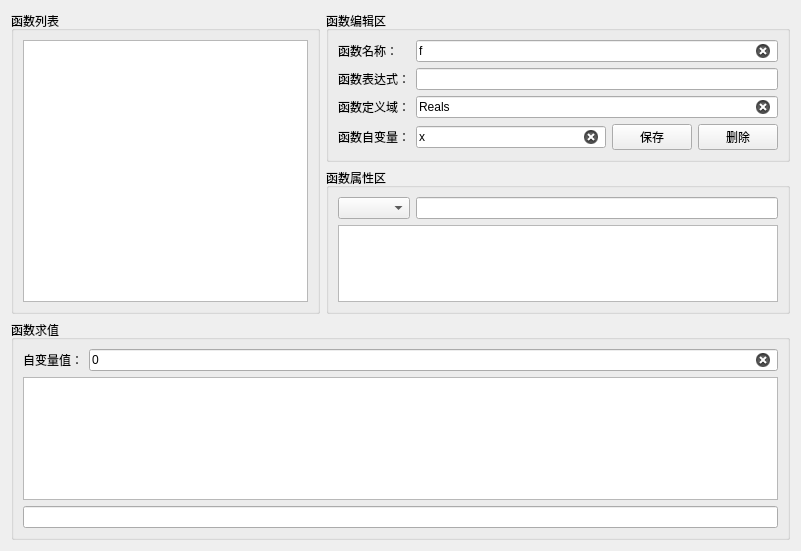
<?xml version="1.0" encoding="UTF-8"?>
<ui version="4.0">
 <class>dingyi</class>
 <widget class="QWidget" name="dingyi">
  <property name="windowModality">
   <enum>Qt::WindowModality::NonModal</enum>
  </property>
  <property name="geometry">
   <rect>
    <x>0</x>
    <y>0</y>
    <width>801</width>
    <height>551</height>
   </rect>
  </property>
  <property name="windowTitle">
   <string>Form</string>
  </property>
  <layout class="QGridLayout" name="gridLayout_6" rowstretch="1,2,3" columnstretch="2,3" columnminimumwidth="0,0">
   <item row="0" column="0" rowspan="2">
    <widget class="QGroupBox" name="groupBox_19">
     <property name="title">
      <string>函数列表</string>
     </property>
     <layout class="QGridLayout" name="gridLayout_4">
      <item row="0" column="0">
       <widget class="QListWidget" name="dingyi_hanshuliebiao"/>
      </item>
     </layout>
    </widget>
   </item>
   <item row="0" column="1">
    <widget class="QGroupBox" name="groupBox_20">
     <property name="title">
      <string>函数编辑区</string>
     </property>
     <layout class="QGridLayout" name="gridLayout_2">
      <item row="0" column="0" rowspan="2" colspan="2">
       <layout class="QGridLayout" name="gridLayout">
        <item row="3" column="2">
         <widget class="QPushButton" name="dingyi_baocun">
          <property name="text">
           <string>保存</string>
          </property>
         </widget>
        </item>
        <item row="3" column="1">
         <widget class="QLineEdit" name="dingyi_zibianliang">
          <property name="focusPolicy">
           <enum>Qt::FocusPolicy::StrongFocus</enum>
          </property>
          <property name="text">
           <string>x</string>
          </property>
          <property name="clearButtonEnabled">
           <bool>true</bool>
          </property>
         </widget>
        </item>
        <item row="0" column="0">
         <widget class="QLabel" name="label_7">
          <property name="text">
           <string>函数名称：</string>
          </property>
         </widget>
        </item>
        <item row="3" column="0">
         <widget class="QLabel" name="label_12">
          <property name="text">
           <string>函数自变量：</string>
          </property>
         </widget>
        </item>
        <item row="2" column="0">
         <widget class="QLabel" name="label_9">
          <property name="text">
           <string>函数定义域：</string>
          </property>
         </widget>
        </item>
        <item row="1" column="0">
         <widget class="QLabel" name="label_8">
          <property name="text">
           <string>函数表达式：</string>
          </property>
         </widget>
        </item>
        <item row="3" column="3">
         <widget class="QPushButton" name="dingyi_shanchu">
          <property name="text">
           <string>删除</string>
          </property>
         </widget>
        </item>
        <item row="2" column="1" colspan="3">
         <widget class="QLineEdit" name="dingyi_dingyiyu">
          <property name="text">
           <string>Reals</string>
          </property>
          <property name="clearButtonEnabled">
           <bool>true</bool>
          </property>
         </widget>
        </item>
        <item row="1" column="1" colspan="3">
         <widget class="QLineEdit" name="dingyi_biaodashi">
          <property name="clearButtonEnabled">
           <bool>true</bool>
          </property>
         </widget>
        </item>
        <item row="0" column="1" colspan="3">
         <widget class="QLineEdit" name="dingyi_mingcheng">
          <property name="text">
           <string>f</string>
          </property>
          <property name="clearButtonEnabled">
           <bool>true</bool>
          </property>
         </widget>
        </item>
       </layout>
      </item>
     </layout>
    </widget>
   </item>
   <item row="1" column="1">
    <widget class="QGroupBox" name="groupBox_21">
     <property name="title">
      <string>函数属性区</string>
     </property>
     <layout class="QGridLayout" name="gridLayout_3">
      <item row="0" column="0">
       <widget class="QComboBox" name="dingyi_hanshushuxing_cbx">
        <property name="currentIndex">
         <number>-1</number>
        </property>
       </widget>
      </item>
      <item row="0" column="1">
       <widget class="QLineEdit" name="dingyi_hanshushuxing_lineedit"/>
      </item>
      <item row="1" column="0" colspan="2">
       <widget class="QGraphicsView" name="dingyi_hanshushuxing">
        <property name="url" stdset="0">
         <url>
          <string>about:blank</string>
         </url>
        </property>
       </widget>
      </item>
     </layout>
    </widget>
   </item>
   <item row="2" column="0" colspan="2">
    <widget class="QGroupBox" name="groupBox_22">
     <property name="title">
      <string>函数求值</string>
     </property>
     <layout class="QGridLayout" name="gridLayout_5">
      <item row="0" column="0">
       <widget class="QLabel" name="label_11">
        <property name="text">
         <string>自变量值：</string>
        </property>
       </widget>
      </item>
      <item row="0" column="1">
       <widget class="QLineEdit" name="dingyi_zibianliangzhi">
        <property name="text">
         <string>0</string>
        </property>
        <property name="clearButtonEnabled">
         <bool>true</bool>
        </property>
       </widget>
      </item>
      <item row="1" column="0" colspan="2">
       <widget class="QGraphicsView" name="dingyi_qiuzhi">
        <property name="url" stdset="0">
         <url>
          <string>about:blank</string>
         </url>
        </property>
       </widget>
      </item>
      <item row="2" column="0" colspan="2">
       <widget class="QLineEdit" name="dingyi_qiuzhi_lineedit"/>
      </item>
     </layout>
    </widget>
   </item>
  </layout>
 </widget>
 <resources/>
 <connections/>
</ui>
